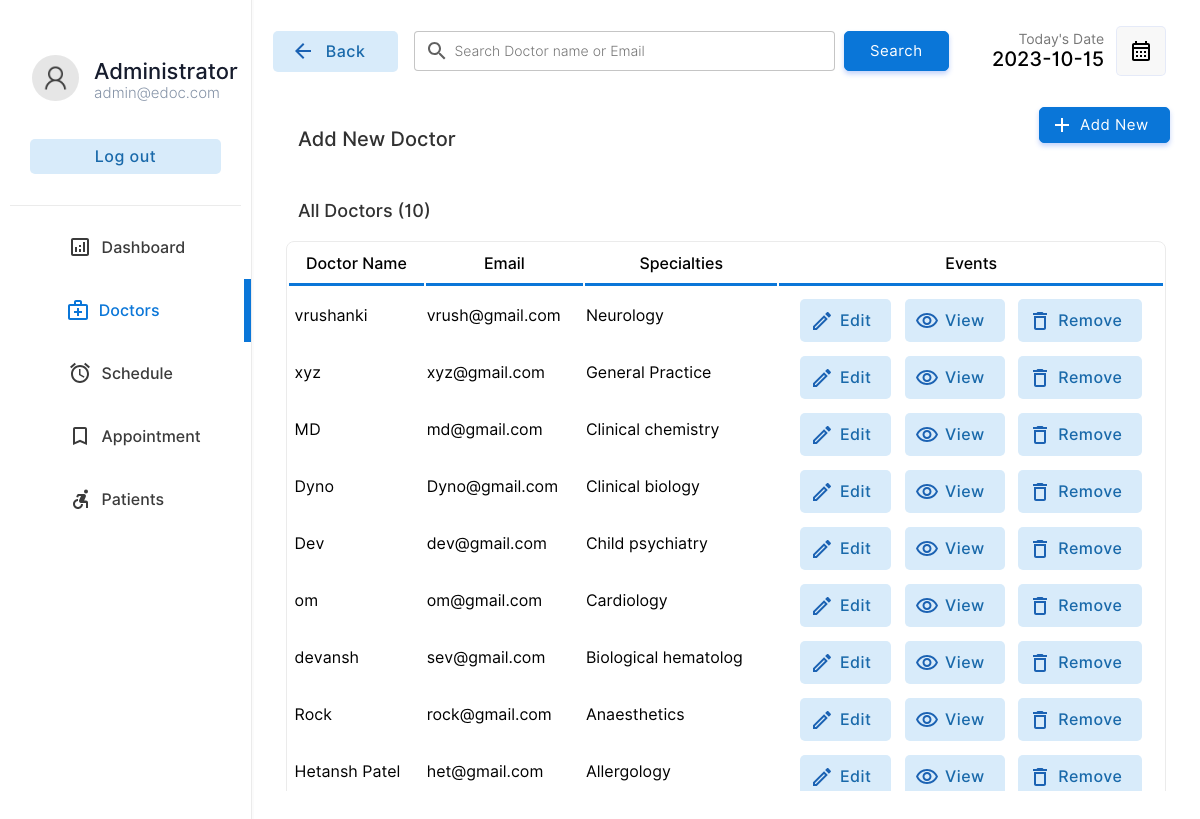
Screenshot of /doctor/doctors.php (signed in) with the database file from the repository.
### tables this page shows
CREATE TABLE IF NOT EXISTS `doctor` (
  `docid` int NOT NULL AUTO_INCREMENT,
  `docemail` varchar(255) DEFAULT NULL,
  `docname` varchar(255) DEFAULT NULL,
  `docpassword` varchar(255) DEFAULT NULL,
  `docnic` varchar(15) DEFAULT NULL,
  `doctel` varchar(15) DEFAULT NULL,
  `specialties` int DEFAULT NULL,
  PRIMARY KEY (`docid`),
  KEY `specialties` (`specialties`)
);

CREATE TABLE IF NOT EXISTS `specialties` (
  `id` int NOT NULL,
  `sname` varchar(50) DEFAULT NULL,
  PRIMARY KEY (`id`)
);

### doctor/doctors.php (the view, shortened to what this page needs)
<!DOCTYPE html>
<html lang="en">
<head>
    <link rel="stylesheet" href="../css/animations.css">
    <link rel="stylesheet" href="../css/main.css">
    <link rel="stylesheet" href="../css/admin.css">
</head>
<body>
    <?php
    include("../connection.php");
    ?>
    <div class="container">
        <div class="menu">
            <table class="menu-container" border="0">
                <tr>
                    <td style="padding:10px" colspan="2">
                        <table border="0" class="profile-container">
                            <tr>
                                <td width="30%" style="padding-left:20px" >
                                    <img src="../img/user.png" alt="" width="100%" style="border-radius:50%">
                                </td>
                                <td style="padding:0px;margin:0px;">
                                    <p class="profile-title">Administrator</p>
                                    <p class="profile-subtitle">admin@edoc.com</p>
                                </td>
                            </tr>
                            <tr>
                                <td colspan="2">
                                <a href="../logout.php" ><input type="button" value="Log out" class="logout-btn btn-primary-soft btn"></a>
                                </td>
                            </tr>
                    </table>
                    </td>
                </tr>
                <tr class="menu-row" >
                    <td class="menu-btn menu-icon-dashbord" >
                        <a href="index.php" class="non-style-link-menu"><div><p class="menu-text">Dashboard</p></a></div></a>
                <tr class="menu-row">
                    <td class="menu-btn menu-icon-doctor menu-active menu-icon-doctor-active">
                        <a href="doctors.php" class="non-style-link-menu non-style-link-menu-active"><div><p class="menu-text">Doctors</p></a></div>
                <tr class="menu-row" >
                    <td class="menu-btn menu-icon-schedule">
                        <a href="schedule.php" class="non-style-link-menu"><div><p class="menu-text">Schedule</p></div></a>
                    </td>
                </tr>
                <tr class="menu-row">
                    <td class="menu-btn menu-icon-appoinment">
                        <a href="appointment.php" class="non-style-link-menu"><div><p class="menu-text">Appointment</p></a></div>
                    </td>
                </tr>
                <tr class="menu-row" >
                    <td class="menu-btn menu-icon-patient">
                        <a href="patient.php" class="non-style-link-menu"><div><p class="menu-text">Patients</p></a></div>
                    </td>
                </tr>
        <div class="dash-body">
            <table border="0" width="100%" style=" border-spacing: 0;margin:0;padding:0;margin-top:25px; ">
                <tr >
                    <td width="13%">
                        <a href="doctors.php" ><button  class="login-btn btn-primary-soft btn btn-icon-back"  style="padding-top:11px;padding-bottom:11px;margin-left:20px;width:125px"><font class="tn-in-text">Back</font></button></a>
                    </td>
                    <td>
                        <form action="" method="post" class="header-search">
                            <input type="search" name="search" class="input-text header-searchbar" placeholder="Search Doctor name or Email" list="doctors">&nbsp;&nbsp;
                            <?php
                                $list11 = $database->query("select  docname,docemail from  doctor;");
?>
                            <input type="Submit" value="Search" class="login-btn btn-primary btn" style="padding-left: 25px;padding-right: 25px;padding-top: 10px;padding-bottom: 10px;">
                        </form>
                    </td>
                    <td width="15%">
                        <p style="font-size: 14px;color: rgb(119, 119, 119);padding: 0;margin: 0;text-align: right;">
                            Today's Date
                        </p>
                        <p class="heading-sub12" style="padding: 0;margin: 0;">
                            <?php
                        $date = date('Y-m-d');
                        echo $date;
                        ?>
                        </p>
                    </td>
                    <td width="10%">
                        <button  class="btn-label"  style="display: flex;justify-content: center;align-items: center;"><img src="../img/calendar.svg" width="100%"></button>
                    </td>
                </tr>
                <tr >
                    <td colspan="2" style="padding-top:30px;">
                        <p class="heading-main12" style="margin-left: 45px;font-size:20px;color:rgb(49, 49, 49)">Add New Doctor</p>
                    </td>
                    <td colspan="2">
                        <a href="?action=add&id=none&error=0" class="non-style-link"><button  class="login-btn btn-primary btn button-icon"  style="display: flex;justify-content: center;align-items: center;margin-left:75px;background-image: url('../img/icons/add.svg');">Add New</font></button>
                            </a></td>
                </tr>
                <tr>
                    <td colspan="4" style="padding-top:10px;">
                        <p class="heading-main12" style="margin-left: 45px;font-size:18px;color:rgb(49, 49, 49)">All Doctors (<?php echo $list11->num_rows; ?>)</p>
                    </td>
                </tr>
                <?php
                    if($_POST){
                        $keyword=$_POST["search"];
                        $sqlmain= "select * from doctor where docemail='$keyword' or docname='$keyword' or docname like '$keyword%' or docname like '%$keyword' or docname like '%$keyword%'";
                    }else{
                        $sqlmain= "select * from doctor order by docid desc";
                    }
                ?>
                <tr>
                   <td colspan="4">
                       <center>
                        <div class="abc scroll">
                        <table width="93%" class="sub-table scrolldown" border="0">
                        <thead>
                        <tr>
                                <th class="table-headin">
                                Doctor Name
                                </th>
                                <th class="table-headin">
                                    Email
                                </th>
                                <th class="table-headin">
                                    Specialties
                                </th>
                                <th class="table-headin">
                                    Events
                                </tr>
                        </thead>
                        <tbody>
                            <?php
                                $result= $database->query($sqlmain);
                                if($result->num_rows==0){
                                    echo '<tr>
                                    <td colspan="4">
                                    <br><br><br><br>
                                    <center>
                                    <img src="../img/notfound.svg" width="25%">
                                    <br>
                                    <p class="heading-main12" style="margin-left: 45px;font-size:20px;color:rgb(49, 49, 49)">We  couldnt find anything related to your keywords !</p>
                                    <a class="non-style-link" href="doctors.php"><button  class="login-btn btn-primary-soft btn"  style="display: flex;justify-content: center;align-items: center;margin-left:20px;">&nbsp; Show all Doctors &nbsp;</font></button>
                                    </a>
                                    </center>
                                    <br><br><br><br>
                                    </td>
                                    </tr>';
                                }
                                else{
                                for ( $x=0; $x<$result->num_rows;$x++){
                                    $row=$result->fetch_assoc();
                                    $docid=$row["docid"];
                                    $name=$row["docname"];
                                    $email=$row["docemail"];
                                    $spe=$row["specialties"];
                                    $spcil_res= $database->query("select sname from specialties where id='$spe'");
                                    $spcil_array= $spcil_res->fetch_assoc();
                                    $spcil_name=$spcil_array["sname"];
                                    echo '<tr>
                                        <td> &nbsp;'.
                                        substr($name,0,30)
                                        .'</td>
                                        <td>
                                        '.substr($email,0,20).'
                                        </td>
                                        <td>
                                            '.substr($spcil_name,0,20).'
                                        </td>
                                        <td>
                                        <div style="display:flex;justify-content: center;">
                                        <a href="?action=edit&id='.$docid.'&error=0" class="non-style-link"><button  class="btn-primary-soft btn button-icon btn-edit"  style="padding-left: 40px;padding-top: 12px;padding-bottom: 12px;margin-top: 10px;"><font class="tn-in-text">Edit</font></button></a>
                                        &nbsp;&nbsp;&nbsp;
                                        <a href="?action=view&id='.$docid.'" class="non-style-link"><button  class="btn-primary-soft btn button-icon btn-view"  style="padding-left: 40px;padding-top: 12px;padding-bottom: 12px;margin-top: 10px;"><font class="tn-in-text">View</font></button></a>
                                       &nbsp;&nbsp;&nbsp;
                                       <a href="?action=drop&id='.$docid.'&name='.$name.'" class="non-style-link"><button  class="btn-primary-soft btn button-icon btn-delete"  style="padding-left: 40px;padding-top: 12px;padding-bottom: 12px;margin-top: 10px;"><font class="tn-in-text">Remove</font></button></a>
                                        </div>
                                        </td>
                                    </tr>';
                                }
                            }
                            ?>
                            </tbody>
                        </table>
                        </div>
                        </center>
                   </td>
                </tr>
            </table>
        </div>
</body>
</html>

### css/main.css (style rules this page uses)
:root { --primarycolor: #0A76D8; --primarycolorhover: #006dd3; --btnice:#D8EBFA; --btnnicetext:#1b62b3; }
body { margin: 0; padding: 0; border-spacing: 0; font-family: 'Inter', sans-serif; }
.input-text { border-radius: 4px; border: 0.5px solid rgb(226, 226, 226); padding: 10px; width: 92%; transition: 0.2s; outline: none; }
.input-text { border: 1px solid #e9ecef; font-size: 14px; line-height: 26px; background-color: #fff; display: block; width: 100%; padding: .375rem .75rem; font-weight: 300; line-height: 1.5; color: #212529; background-color: #fff; background-clip: padding-box; -webkit-appearance: none; -moz-appearance: none; appearance: none; border-radius: .25rem; transition: border-color .15s ease-in-out,box-shadow .15s ease-in-out; }
.input-text::placeholder { font-family: 'Inter', sans-serif; }
.btn { cursor: pointer; padding: 8px 20px; outline: none; text-decoration: none; font-size: 15px; letter-spacing: 0.5px; transition: all 0.3s; border-radius: 5px; font-family: 'Inter', sans-serif; }
.btn-primary { background-color: var(--primarycolor) ; border: 1px solid var(--primarycolor) ; color: #fff ; box-shadow: 0 3px 5px 0 rgba(57,108,240,0.3); }
.btn-primary-soft { background-color: #D8EBFA ; color: #1969AA; font-weight: 500; font-size: 16px; border: none; }
.non-style-link:link, .non-style-link:visited, .non-style-link:hover, .non-style-link:active { text-decoration: none; color: rgb(43, 43, 43); }
.btn-label { margin-left: 10px; padding: 12px 12px; outline: none; text-decoration: none; font-size: 15px; letter-spacing: 0.5px; transition: all 0.3s; border-radius: 5px; background-color: #f0f0f073; border: 1px solid rgba(57,108,240,0.1) ; font-family: 'Inter', sans-serif; }
.sub-table { border: 1px solid #ebebeb; border-radius: 8px; }
.table-headin { font-size: 16px; font-weight: 500; padding: 10px; border-bottom: 3px solid var(--primarycolor); }
.abc { width: 100%; height: 550px; overflow: auto; }
input[type=search] { background-image: url('../img/search.svg'); background-position: 10px 50%; background-repeat: no-repeat; transition: 0.5s; padding: 8px 20px 8px 40px; }
.button-icon { background-position: 10px 50%; background-repeat: no-repeat; transition: 0.5s; padding: 8px 20px 8px 40px; }
.menu-btn { padding:6px; color: #3b3b3b; background-position: 30% 50%; background-repeat: no-repeat; transition: 0.5s; }
.menu-text { padding-left: 40%; font-weight: 500; font-size: 16px; }
.menu-active { color: var(--primarycolor); border-right: 7px solid var(--primarycolor); background-color: var(); }
.non-style-link-menu:link, .non-style-link-menu:visited, .non-style-link-menu:active { text-decoration: none; color: #3b3b3b; }
.non-style-link-menu-active:link, .non-style-link-menu-active:visited, .non-style-link-menu-active:active { text-decoration: none; color: var(--primarycolor); }
.menu-icon-dashbord { background-image: url('../img/icons/dashboard.svg'); }
.menu-icon-doctor { background-image: url('../img/icons/doctors.svg'); }
.menu-icon-schedule { background-image: url('../img/icons/schedule.svg'); }
.menu-icon-appoinment { background-image: url('../img/icons/book.svg'); }
.menu-icon-patient { background-image: url('../img/icons/patients.svg'); }
.menu-icon-doctor:hover,.menu-icon-doctor-active { color: var(--primarycolor); background-image: url('../img/icons/doctors-hover.svg'); }
.btn-icon-back { background-image: url('../img/icons/back-iceblue.svg'); background-position: 18px 50%; background-repeat: no-repeat; transition: 0.5s; padding: 8px 20px 8px 40px; }
.btn-edit { background-image: url('../img/icons/edit-iceblue.svg'); }
.btn-view { background-image: url('../img/icons/view-iceblue.svg'); }
.btn-delete { background-image: url('../img/icons/delete-iceblue.svg'); }

### doctor/doctors.php (style rules this page uses)
.sub-table { animation: transitionIn-Y-bottom 0.5s; }

### rows the page displays
doctor: docname "vrushanki", docemail "vrush@gmail.com", specialties.sname "Neurology"
doctor: docname "xyz", docemail "xyz@gmail.com", specialties.sname "General Practice"
doctor: docname "MD", docemail "md@gmail.com", specialties.sname "Clinical chemistry"
doctor: docname "Dyno", docemail "Dyno@gmail.com", specialties.sname "Clinical biology"
doctor: docname "Dev", docemail "dev@gmail.com", specialties.sname "Child psychiatry"
doctor: docname "om", docemail "om@gmail.com", specialties.sname "Cardiology"
doctor: docname "devansh", docemail "sev@gmail.com", specialties.sname "Biological hematolog"
doctor: docname "Rock", docemail "rock@gmail.com", specialties.sname "Anaesthetics"
doctor: docname "Hetansh Patel", docemail "het@gmail.com", specialties.sname "Allergology"

### other values shown
$list11->num_rows "10"
